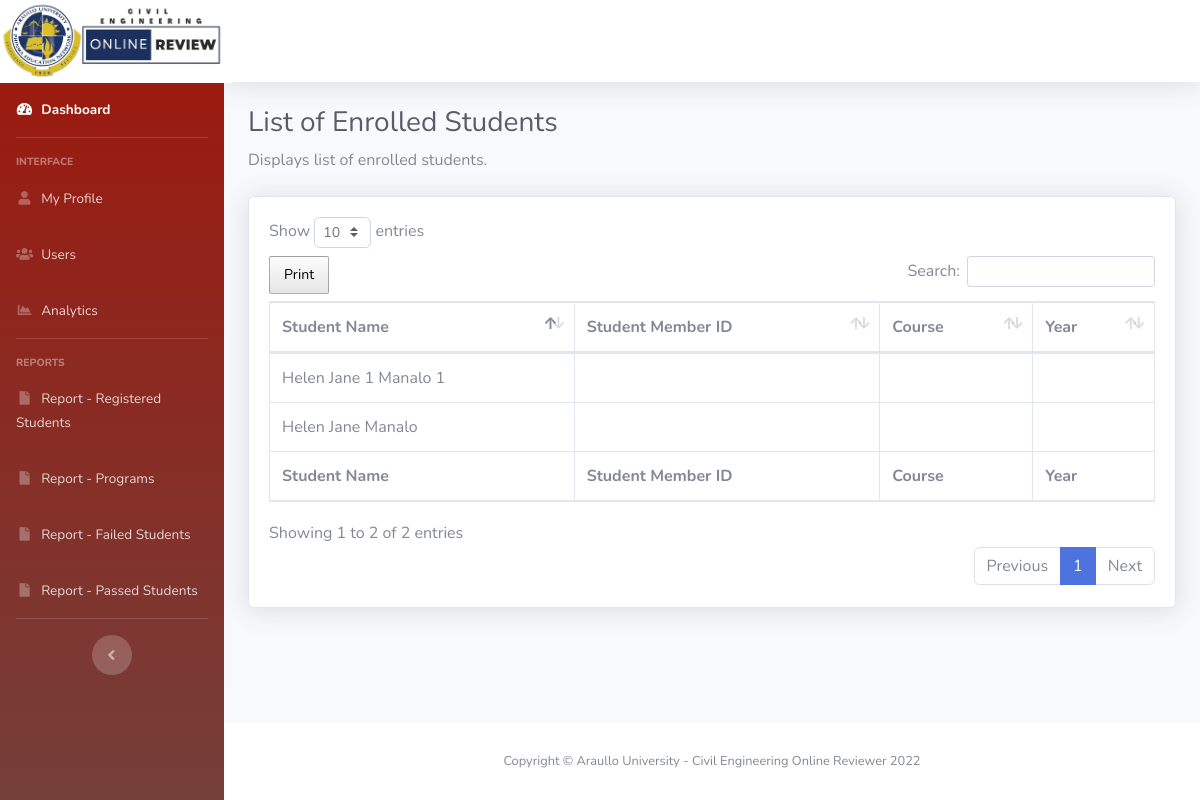
/dashboard/rpt_enrolled_students.php, run on an earlier commit of the app's database.
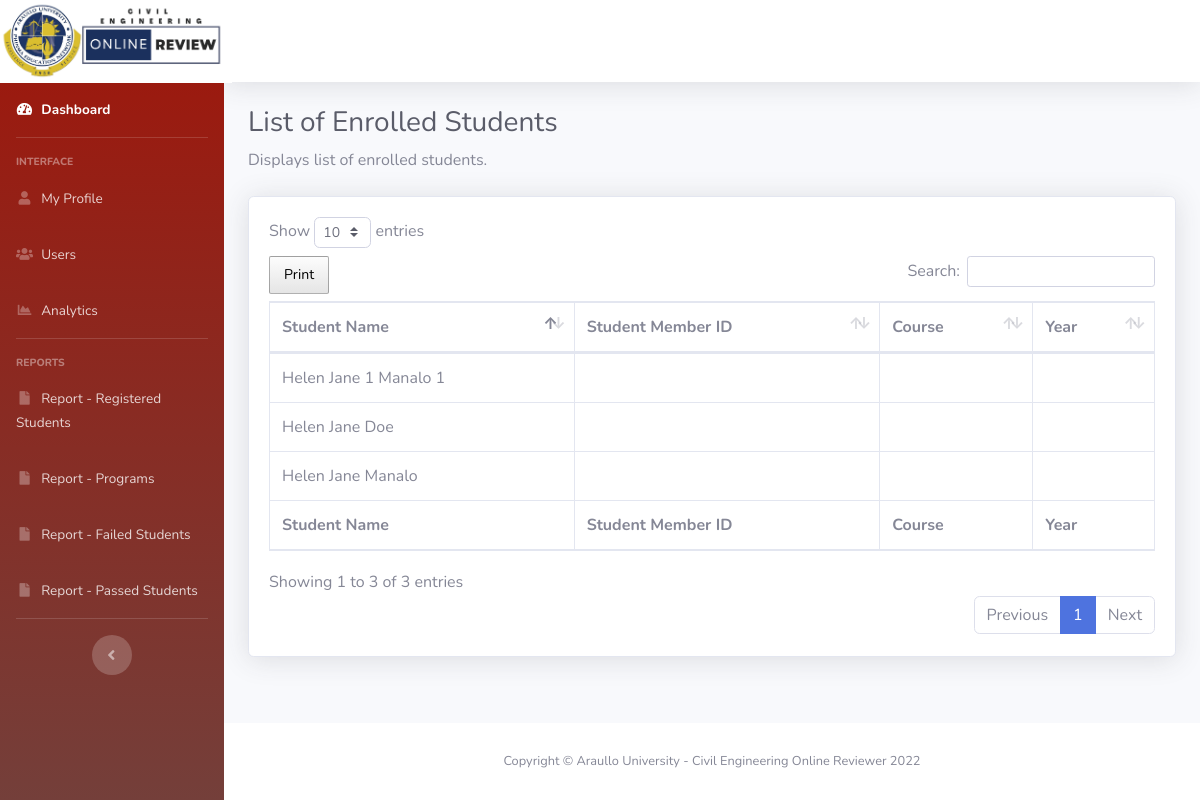
And on a later commit of the database.
### tables this page shows
CREATE TABLE `user_account` (
  `id` int(11) NOT NULL,
  `member_id` varchar(50) NOT NULL,
  `email_address` varchar(50) NOT NULL,
  `firstname` varchar(50) NOT NULL,
  `last_name` varchar(50) NOT NULL,
  `phone_number` int(11) NOT NULL,
  `age` int(11) NOT NULL,
  `birthday` varchar(50) NOT NULL,
  `religion` varchar(50) NOT NULL,
  `blood_type` varchar(50) NOT NULL,
  `upload_image` varchar(255) NOT NULL,
  `gender` varchar(50) NOT NULL,
  `user_type` varchar(25) NOT NULL,
  `password` varchar(255) NOT NULL,
  `is_approved` int(11) NOT NULL,
  `date_created` varchar(100) NOT NULL,
  `date_updated` varchar(100) NOT NULL
);

### dashboard/model/Admin.php (called while the page is built, shortened)
<?php
	class Admin {
		public $db;
		public function __construct(){
			$this->db = new mysqli(DB_HOST, DB_USER, DB_PASSWORD, DB_DATABASE);
		}
        public function get_all_students_list_dtls() {
    		$sql3="SELECT * FROM user_account a
                LEFT JOIN user_additional_information b ON b.member_id = a.member_id
                WHERE a.user_type = 'Student'";
	        $result = mysqli_query($this->db,$sql3);
	        return $result_data = mysqli_fetch_all($result,MYSQLI_ASSOC);
        }
	}
?>

### dashboard/rpt_enrolled_students.php (the view, shortened to what this page needs)
<?php
    include_once('db_header.php');
?>
    <h1 class="h3 mb-2 text-gray-800">List of Enrolled Students</h1>
    <p class="mb-4">Displays list of enrolled students.</p>
    <div class="card shadow mb-4">
        <div class="card-body">
            <div class="table-responsive">
                <table class="table table-bordered rpt_enrolled_students" id="dataTable" width="100%" cellspacing="0">
                    <thead>
                        <tr>
                            <th>Student Name</th>
                            <th>Student Member ID</th>
                            <th>Course</th>
                            <th>Year</th>
                        </tr>
                    </thead>
                    <tfoot>
                        <tr>
                            <th>Student Name</th>
                            <th>Student Member ID</th>
                            <th>Course</th>
                            <th>Year</th>
                        </tr>
                    </tfoot>
                    <tbody>
                        <?php
                            $get_students_list =  $admin->get_all_students_list_dtls();
                            foreach($get_students_list as $students) {
                        ?>
                            <tr>
                                <td><?php echo $students['firstname'].' '.$students['last_name'] ?></td>
                                <td><?php echo $students['member_id'] ?></td>
                                <td><?php echo $students['course'] ?></td>
                                <td><?php echo $students['academic_year'] ?></td>
                            </tr>
                        <?php
                            }
                        ?>
                    </tbody>
                </table>
            </div>
        </div>
    </div>
<?php
    include_once('db_footer.php');
?>

What changed in the data, as far as the page shows it:
added user_account: firstname "Helen Jane", last_name "Doe"
Also different on the page:
text written by a page script: "Show entries Print Search: Showing 1 to 2 of 2 entries Previous 1 Next" → "Show entries Print Search: Showing 1 to 3 of 3 entries Previous 1 Next"
